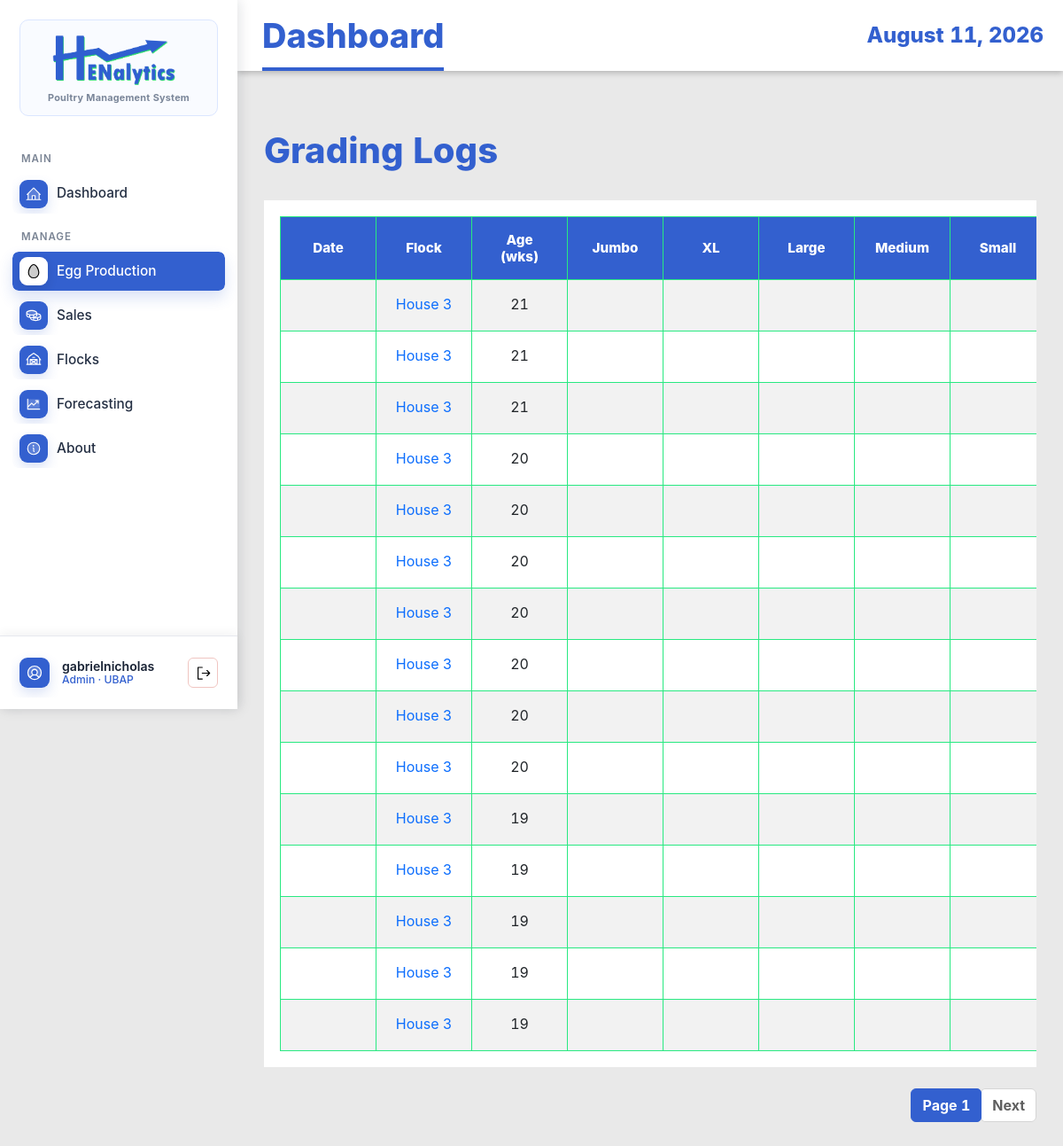
Screenshot of /grading-logs/ (signed in) with the database file from the repository.
### EggProduction/models.py (models this page shows, shortened)
class GradingLog(models.Model):
    flock = models.ForeignKey(Flock, on_delete=models.CASCADE, related_name='grading_logs')
    log_date = models.DateField()
    age_weeks = models.IntegerField(validators=[MinValueValidator(0)])
    eggs_total = models.IntegerField(validators=[MinValueValidator(0)])
    eggs_aa = models.IntegerField(validators=[MinValueValidator(0)], default=0)
    eggs_a = models.IntegerField(validators=[MinValueValidator(0)], default=0)
    eggs_b = models.IntegerField(validators=[MinValueValidator(0)], default=0)
    eggs_small = models.IntegerField(validators=[MinValueValidator(0)], default=0)
    eggs_broken = models.IntegerField(validators=[MinValueValidator(0)], default=0)
    eggs_decode = models.IntegerField(validators=[MinValueValidator(0)], default=0)
    eggs_source = models.CharField(max_length=100, blank=True, null=True)
    created_at = models.DateTimeField(auto_now_add=True)
    updated_at = models.DateTimeField(auto_now=True)
    class Meta:
        ordering = ['-log_date']
        unique_together = ('flock', 'log_date')

class Flock(models.Model):
    STATUS_CHOICES = (
        ('active', 'Active'),
        ('inactive', 'Inactive'),
        ('culled', 'Culled'),
    )
    house_no = models.IntegerField()
    breed_strain = models.CharField(max_length=100)
    date_started = models.DateField()
    initial_hen_count = models.IntegerField(validators=[MinValueValidator(1)])
    status = models.CharField(max_length=20, choices=STATUS_CHOICES, default='active')
    notes = models.TextField(blank=True, null=True)
    created_at = models.DateTimeField(auto_now_add=True)
    updated_at = models.DateTimeField(auto_now=True)
    class Meta:
        ordering = ['-date_started']
        unique_together = ['house_no', 'date_started']

### EggProduction/views.py (the view)
# urls.py: path('grading-logs/', views.GradingLogListView.as_view(), name='grading-log-list'),
class GradingLogListView(StaffAccessMixin, ListView):
    model = GradingLog
    template_name = 'egg_production/grading_log_list.html'
    context_object_name = 'grading_logs'
    paginate_by = 15
    ordering = ['-log_date']
    def get_queryset(self):
        qs = super().get_queryset().select_related('flock')
        flock_id = self.request.GET.get('flock_id')
        if flock_id:
            qs = qs.filter(flock_id=flock_id)
        return qs

### EggProduction/views.py (called while the page is built)
    def test_func(self):
        user = self.request.user
        try:
            profile = UserProfile.objects.get(user=user)
            return profile.role in ['staff', 'admin', 'manager']
        except UserProfile.DoesNotExist:
            return user.is_staff or user.is_superuser

### EggProduction/templates/egg_production/grading_log_list.html (shortened to what this page needs)
{% extends 'base.html' %}
{% load static humanize %}
{% block content %}
<div class="container mt-4">
    <div class="d-flex justify-content-between align-items-center mb-4">
        <h1>Grading Logs</h1>
    </div>
    {% if grading_logs %}
    <div class="table-responsive">
        <table class="table table-striped table-hover">
            <thead class="table-dark">
                <tr>
                    <th>Date</th>
                    <th>Flock</th>
                    <th>Age (wks)</th>
                    <th>Jumbo</th>
                    <th>XL</th>
                    <th>Large</th>
                    <th>Medium</th>
                    <th>Small</th>
                </tr>
            </thead>
            <tbody>
                {% for log in grading_logs %}
                <tr>
                    <td>{{ log.grading_date|date:"M d, Y" }}</td>
                    <td><a href="{% url 'eggproduction:flock-detail' log.flock.pk %}">House {{ log.flock.house_no }}</a>
                    </td>
                    <td>{{ log.age_weeks|intcomma }}</td>
                    <td>{{ log.grade_jumbo|intcomma }}</td>
                    <td>{{ log.grade_extra_large|intcomma }}</td>
                    <td>{{ log.grade_large|intcomma }}</td>
                    <td>{{ log.grade_medium|intcomma }}</td>
                    <td>{{ log.grade_small|intcomma }}</td>
                </tr>
                {% endfor %}
            </tbody>
        </table>
    </div>
    {% if is_paginated %}
    <nav aria-label="Page navigation">
        <ul class="pagination justify-content-center">
            <li class="page-item active"><a class="page-link" href="#">Page {{ page_obj.number }}</a></li>
            {% if page_obj.has_next %}
            <li class="page-item"><a class="page-link" href="?page={{ page_obj.next_page_number }}">Next</a></li>
            {% endif %}
        </ul>
    </nav>
    {% endif %}
    {% endif %}
</div>
{% endblock %}

### EggProduction/templates/base.html (shortened to what this page needs)
{% load static %}
<!DOCTYPE html>
<html lang="en">
<head>
    <link href="https://cdn.jsdelivr.net/npm/bootstrap@5.3.0/dist/css/bootstrap.min.css" rel="stylesheet">
    <link rel="stylesheet" href="https://cdn.datatables.net/1.13.8/css/jquery.dataTables.min.css">
    <link rel="stylesheet" href="https://cdn.datatables.net/buttons/2.4.2/css/buttons.dataTables.min.css">
    <link rel="stylesheet" href="{% static 'EggProduction/css/style.css' %}">
</head>
<body class="{% if request.user.is_authenticated %}app-body{% else %}auth-body{% endif %}">
    {% if request.user.is_authenticated %}
    <div class="app-shell">
        <aside class="app-sidebar">
            <a href="{% url 'eggproduction:dashboard' %}" class="brand-lockup">
                <span class="brand-card">
                    <img src="{% static 'EggProduction/img/logo-blue-ver.png' %}" alt="Henalytics">
                    <span class="brand-subtitle">Poultry Management System</span>
                </span>
            </a>
            <nav class="side-nav" aria-label="Main navigation">
                <div class="nav-section-label">MAIN</div>
                <a href="{% url 'eggproduction:dashboard' %}"
                    class="side-link {% if request.resolver_match.url_name == 'dashboard' %}active{% endif %}">
                    <img class="side-icon side-img-icon" src="{% static 'EggProduction/img/house-line-duotone.svg' %}"
                        alt="" aria-hidden="true">
                    <span>Dashboard</span>
                </a>
                <div class="nav-section-label">MANAGE</div>
                <a href="{% url 'eggproduction:production-log-list' %}"
                    class="side-link {% if 'production-log' in request.resolver_match.url_name or 'grading-log' in request.resolver_match.url_name %}active{% endif %}">
                    <img class="side-icon side-img-icon" src="{% static 'EggProduction/img/egg-duotone.svg' %}" alt=""
                        aria-hidden="true">
                    <span>Egg Production</span>
                </a>
                <a href="{% url 'eggproduction:sales-transaction-list' %}"
                    class="side-link {% if 'sales-transaction' in request.resolver_match.url_name or 'sales-item' in request.resolver_match.url_name %}active{% endif %}">
                    <img class="side-icon side-img-icon" src="{% static 'EggProduction/img/coins-duotone.svg' %}" alt=""
                        aria-hidden="true">
                    <span>Sales</span>
                </a>
                <a href="{% url 'eggproduction:flock-list' %}"
                    class="side-link {% if 'flock' in request.resolver_match.url_name %}active{% endif %}">
                    <img class="side-icon side-img-icon" src="{% static 'EggProduction/img/barn-duotone.svg' %}" alt=""
                        aria-hidden="true">
                    <span>Flocks</span>
                </a>
                {% if request.user.is_superuser or request.user.userprofile.role == 'admin' or request.user.userprofile.role == 'manager' %}
                <a href="{% url 'eggproduction:harvest-forecast-list' %}"
                    class="side-link {% if request.resolver_match.url_name == 'experimental-forecasting' or 'forecast' in request.resolver_match.url_name or 'model-version' in request.resolver_match.url_name %}active{% endif %}">
                    <img class="side-icon side-img-icon" src="{% static 'EggProduction/img/chart-line-up-duotone.svg' %}"
                        alt="" aria-hidden="true">
                    <span>Forecasting</span>
                </a>
                {% endif %}
                <a href="{% url 'index' %}"
                    class="side-link {% if request.resolver_match.url_name == 'index' %}active{% endif %}">
                    <img class="side-icon side-img-icon" src="{% static 'EggProduction/img/info-duotone.svg' %}" alt=""
                        aria-hidden="true">
                    <span>About</span>
                </a>
            </nav>
            <div class="sidebar-account">
                <div class="account-summary">
                    <img class="account-avatar-img" src="{% static 'EggProduction/img/user-circle-duotone.svg' %}" alt=""
                        aria-hidden="true">
                    <span class="account-copy">
                        <span class="account-name">{{ request.user.get_full_name|default:request.user.username }}</span>
                        <span class="account-role">
                            {% if request.user.is_superuser %}
                            Admin
                            {% elif request.user.userprofile.display_role %}
                            {{ request.user.userprofile.display_role }}
                            {% else %}
                            Staff
                            {% endif %}
                            &middot; UBAP
                        </span>
                    </span>
                    <form method="post" action="{% url 'logout' %}" class="account-logout-form account-logout-inline" data-swal-logout
                        data-swal-title="Sign out?"
                        data-swal-text="You will be returned to the login page."
                        data-swal-confirm-text="Sign out"
                        data-swal-cancel-text="Stay signed in">
                        <button type="submit" class="account-logout-button" title="Logout" aria-label="Logout">
                            <img class="logout-icon-img" src="{% static 'EggProduction/img/sign-out.svg' %}" alt="" aria-hidden="true">
                        </button>
                    </form>
                </div>
            </div>
        </aside>
        <section class="app-panel">
            <header class="app-topbar">
                <h1>{% block page_title %}Dashboard{% endblock %}</h1>
                <time>{% now "F j, Y" %}</time>
            </header>
            <main class="app-content">
                {% else %}
                <main>
                    {% endif %}
                    {% block content %}{% endblock %}
                    {% if request.user.is_authenticated %}
                </main>
        </section>
    </div>
    {% else %}
    </main>
    {% endif %}
</body>
</html>

### rows the page displays
GradingLog: flock.house_no "3", age_weeks "21"
GradingLog: flock.house_no "3", age_weeks "21"
GradingLog: flock.house_no "3", age_weeks "21"
GradingLog: flock.house_no "3", age_weeks "20"
GradingLog: flock.house_no "3", age_weeks "20"
GradingLog: flock.house_no "3", age_weeks "20"
GradingLog: flock.house_no "3", age_weeks "20"
GradingLog: flock.house_no "3", age_weeks "20"
GradingLog: flock.house_no "3", age_weeks "20"
GradingLog: flock.house_no "3", age_weeks "20"
GradingLog: flock.house_no "3", age_weeks "19"
GradingLog: flock.house_no "3", age_weeks "19"
GradingLog: flock.house_no "3", age_weeks "19"
GradingLog: flock.house_no "3", age_weeks "19"
GradingLog: flock.house_no "3", age_weeks "19"

### other values shown
{{ request.user.get_full_name|default:request.user.username }} "gabrielnicholas"
{{ page_obj.number }} "1"
